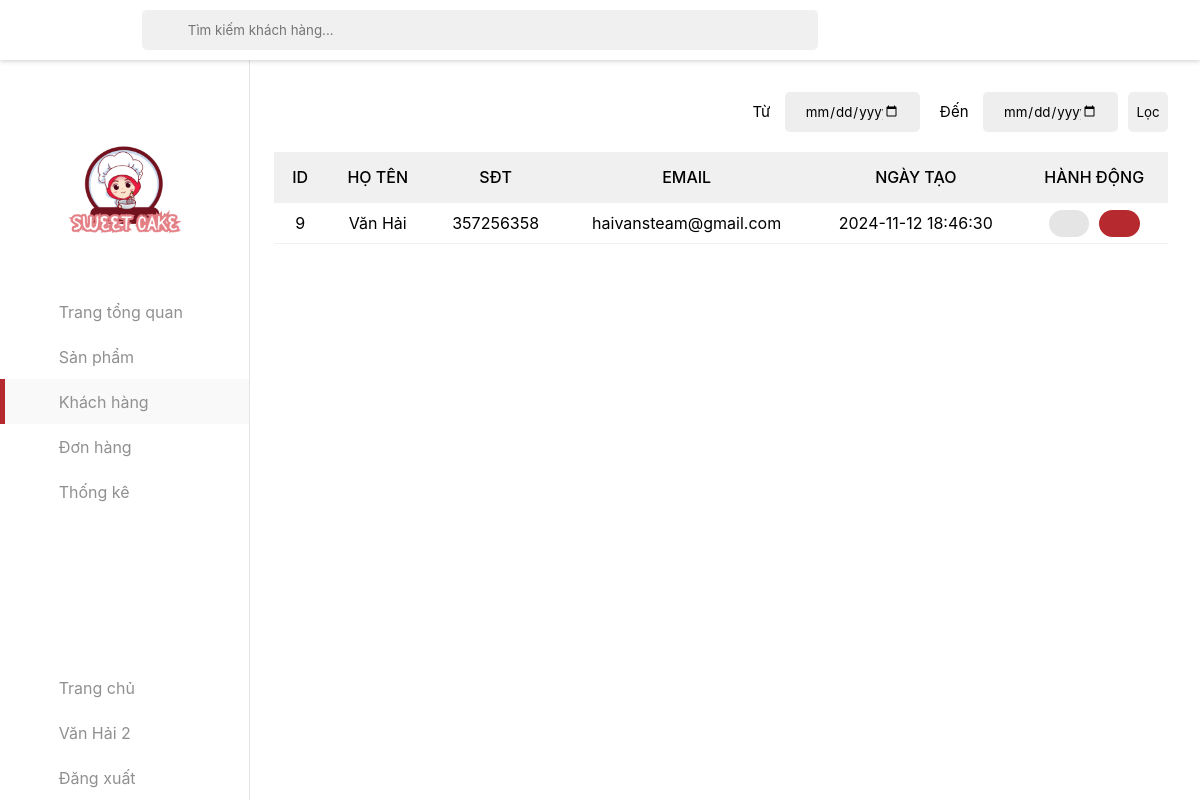
The page /adminkhachhang.php (signed in) on the database its author committed.
### tables this page shows
CREATE TABLE `user` (
  `UserID` int(11) NOT NULL,
  `Fullname` varchar(50) NOT NULL,
  `Username` varchar(50) NOT NULL,
  `Password` varchar(255) NOT NULL,
  `Created_time` datetime NOT NULL,
  `UserRole` varchar(20) NOT NULL,
  `Phone` int(11) NOT NULL,
  `Email` varchar(50) NOT NULL
);

### adminkhachhang.php (the view, shortened to what this page needs)
<?php
$servername = "localhost";
$username = "root";
$password = "";
$dbname = "shopbanh";
$conn = new mysqli($servername, $username, $password, $dbname);
$conn->set_charset("utf8");
$fullname = $_SESSION['fullname'] ?? '';
$search = $_GET['search'] ?? '';
$start_date = $_GET['time-start'] ?? '';
$end_date = $_GET['time-end'] ?? '';
$sql = "SELECT userid, fullname, phone, email, created_time FROM user WHERE userrole = 2";
$sql .= $search ? " AND fullname LIKE '%$search%'" : '';
$sql .= $start_date && $end_date ? " AND created_time BETWEEN '$start_date' AND '$end_date'" :
       ($start_date ? " AND created_time >= '$start_date'" :
       ($end_date ? " AND created_time <= '$end_date'" : ''));
$result = $conn->query($sql);
?>
<!DOCTYPE html>
<html lang="vi">
<head>
    <link rel="stylesheet" href="assets/css/admin.css">
    <link rel="stylesheet" href="./assets/css/toast-message.css">
    <link href="./assets/font/font-awesome-pro-v6-6.2.0/css/all.min.css" rel="stylesheet" type="text/css" />
    <link rel="stylesheet" href="./assets/css/admin-responsive.css">
</head>
<body>
    <header class="header">
        <button class="menu-icon-btn">
            <div class="menu-icon">
                <i class="fa-regular fa-bars"></i>
            </div>
        </button>
    </header>
    <div class="container">
        <aside class="sidebar open">
            <div class="top-sidebar">
                <a href="#" class="channel-logo"><img src="./assets/img/logo.png" alt="Channel Logo"></a>
            </div>
            <div class="middle-sidebar">
                <ul class="sidebar-list">
                    <li class="sidebar-list-item tab-content">
                        <a href="admin.php" class="sidebar-link">
                            <div class="sidebar-icon"><i class="fa-light fa-house"></i></div>
                            <div class="hidden-sidebar">Trang tổng quan</div>
                        </a>
                    </li>
                    <li class="sidebar-list-item tab-content">
                        <a href="adminsp.php" class="sidebar-link">
                            <div class="sidebar-icon"><i class="fa-light fa-pot-food"></i></div>
                            <div class="hidden-sidebar">Sản phẩm</div>
                        </a>
                    </li>
                    <li class="sidebar-list-item tab-content active">
                        <a href="adminkhachhang.php" class="sidebar-link">
                            <div class="sidebar-icon"><i class="fa-light fa-users"></i></div>
                            <div class="hidden-sidebar">Khách hàng</div>
                        </a>
                    </li>
                    <li class="sidebar-list-item tab-content">
                        <a href="admindonhang.php" class="sidebar-link">
                            <div class="sidebar-icon"><i class="fa-light fa-basket-shopping"></i></div>
                            <div class="hidden-sidebar">Đơn hàng</div>
                        </a>
                    </li>
                    <li class="sidebar-list-item tab-content">
                        <a href="adminthongke.php" class="sidebar-link">
                            <div class="sidebar-icon"><i class="fa-light fa-chart-simple"></i></div>
                            <div class="hidden-sidebar">Thống kê</div>
                        </a>
                    </li>
                </ul>
            </div>
            <div class="bottom-sidebar">
                <ul class="sidebar-list">
                    <li class="sidebar-list-item user-logout">
                        <a href="index.php" class="sidebar-link">
                            <div class="sidebar-icon"><i class="fa-thin fa-circle-chevron-left"></i></div>
                            <div class="hidden-sidebar">Trang chủ</div>
                        </a>
                    </li>
                    <li class="sidebar-list-item user-logout">
                        <a href="account.php" class="sidebar-link">
                            <div class="sidebar-icon"><i class="fa-light fa-circle-user"></i></div>
                            <div class="hidden-sidebar" id="name-acc"><?php echo htmlspecialchars($fullname); ?></div>
                        </a>
                    </li>
                    <li class="sidebar-list-item user-logout">
                        <a href="dxuat.php" class="sidebar-link" id="logout-acc">
                            <div class="sidebar-icon"><i class="fa-light fa-arrow-right-from-bracket"></i></div>
                            <div class="hidden-sidebar">Đăng xuất</div>
                        </a>
                    </li>
                </ul>
            </div>
        </aside>
        <main class="content">
            <div class="section">
                <div class="admin-control">
                    <div class="admin-control-center">
                        <form action="" method="get" class="form-search">
                            <span class="search-btn"><i class="fa-light fa-magnifying-glass"></i></span>
                            <input id="form-search-user" name="search" type="text" class="form-search-input" placeholder="Tìm kiếm khách hàng..." value="<?php echo htmlspecialchars($search); ?>">
                        </form>
                    </div>
                    <div class="admin-control-right">
                        <form action="" method="get" class="fillter-date">
                            <div>
                                <label for="time-start">Từ</label>
                                <input type="date" class="form-control-date" id="time-start-user" name="time-start" value="<?php echo isset($_GET['time-start']) ? $_GET['time-start'] : ''; ?>">
                            </div>
                            <div>
                                <label for="time-end">Đến</label>
                                <input type="date" class="form-control-date" id="time-end-user" name="time-end" value="<?php echo isset($_GET['time-end']) ? $_GET['time-end'] : ''; ?>">
                            </div>
                            <button type="submit">Lọc</button>
                        </form>
                    </div>
                </div>
                <div class="admin-table">
                    <table class="table table-hover">
                        <thead>
                            <tr>
                                <td>ID</td>
                                <td>Họ tên</td>
                                <td>SĐT</td>
                                <td>Email</td>
                                <td>Ngày tạo</td>
                                <td>Hành động</td>
                            </tr>
                        </thead>
                        <tbody>
                            <?php
                            if ($result->num_rows > 0) {
                                while ($row = $result->fetch_assoc()) {
                                    echo "<tr>
                                            <td>" . $row['userid'] . "</td>
                                            <td>" . $row['fullname'] . "</td>
                                            <td>" . $row['phone'] . "</td>
                                            <td>" . $row['email'] . "</td>
                                            <td>" . $row['created_time'] . "</td>
                                            <td>
                                                <a href='admin_editkh.php?id=" . htmlspecialchars($row['userid']) . "' class='btn-edit'><i class='fa-light fa-pen-to-square'></i></a>
                                                <a href='?delete_user=" . $row['userid'] . "' onclick=\"return confirm('Bạn có chắc chắn muốn xóa người dùng này?');\" class='btn-delete'>
                                                    <i class='fa-regular fa-trash's></i></
                                                </a>
                                            </td>
                                          </tr>";
                                }
                            } else {
                                echo "<tr><td colspan='6'>Không có khách hàng nào trong khoảng thời gian này.</td></tr>";
                            }
                            ?>
                        </tbody>
                    </table>
                </div>
            </div>
        </main>
    </div>
</body>
</html>

### assets/css/admin-responsive.css (style rules this page uses)
:root { --red: #B5292F; --lightest-gray: rgb(249, 249, 249); }
@media only screen and (max-width: 1200px) { .admin-control-center { margin: 1rem -1rem; width: 25rem; } }
@media only screen and (max-width: 1200px) { #tinh-trang,.form-control-date { width: 135px; } }
@media only screen and (max-width: 1200px) { .header { z-index: 100; display: flex; } }
@media only screen and (max-width: 1200px) { .form-search { position: fixed; left: 60px; top: 10px; width: 70%; z-index: 101; } }
@media only screen and (max-width: 1200px) { .sidebar { height: calc(100vh - var(--header-height)); top: var(--header-height); } }

### rows shown on the page
user: UserID "9", Fullname "Văn Hải", Phone "357256358", Email "haivansteam@gmail.com", Created_time "2024-11-12 18:46:30"

### other values the page prints
$fullname "Văn Hải 2"
